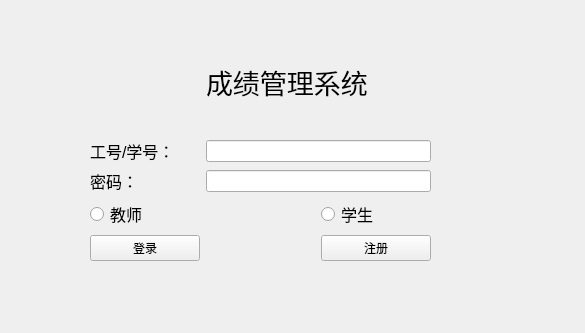
<?xml version="1.0" encoding="UTF-8"?>
<ui version="4.0">
 <class>Widget</class>
 <widget class="QWidget" name="Widget">
  <property name="geometry">
   <rect>
    <x>0</x>
    <y>0</y>
    <width>585</width>
    <height>333</height>
   </rect>
  </property>
  <property name="windowTitle">
   <string>Widget</string>
  </property>
  <widget class="QWidget" name="widget" native="true">
   <property name="geometry">
    <rect>
     <x>90</x>
     <y>30</y>
     <width>341</width>
     <height>231</height>
    </rect>
   </property>
   <layout class="QGridLayout" name="gridLayout">
    <item row="2" column="1" colspan="2">
     <widget class="QLineEdit" name="lineEdit"/>
    </item>
    <item row="4" column="2">
     <widget class="QRadioButton" name="radioButton_2">
      <property name="font">
       <font>
        <pointsize>12</pointsize>
       </font>
      </property>
      <property name="text">
       <string>学生</string>
      </property>
     </widget>
    </item>
    <item row="2" column="0">
     <widget class="QLabel" name="label">
      <property name="font">
       <font>
        <pointsize>12</pointsize>
       </font>
      </property>
      <property name="text">
       <string>工号/学号：</string>
      </property>
     </widget>
    </item>
    <item row="3" column="0">
     <widget class="QLabel" name="label_2">
      <property name="font">
       <font>
        <pointsize>12</pointsize>
       </font>
      </property>
      <property name="text">
       <string>密码：</string>
      </property>
     </widget>
    </item>
    <item row="5" column="0">
     <widget class="QPushButton" name="pushButton">
      <property name="text">
       <string>登录</string>
      </property>
     </widget>
    </item>
    <item row="5" column="2">
     <widget class="QPushButton" name="pushButton_2">
      <property name="text">
       <string>注册</string>
      </property>
     </widget>
    </item>
    <item row="3" column="1" colspan="2">
     <widget class="QLineEdit" name="lineEdit_2"/>
    </item>
    <item row="4" column="0">
     <widget class="QRadioButton" name="radioButton">
      <property name="font">
       <font>
        <pointsize>12</pointsize>
       </font>
      </property>
      <property name="text">
       <string>教师</string>
      </property>
     </widget>
    </item>
    <item row="0" column="1" colspan="2">
     <widget class="QLabel" name="label_3">
      <property name="font">
       <font>
        <pointsize>20</pointsize>
       </font>
      </property>
      <property name="text">
       <string>成绩管理系统</string>
      </property>
     </widget>
    </item>
   </layout>
  </widget>
 </widget>
 <resources/>
 <connections/>
</ui>
